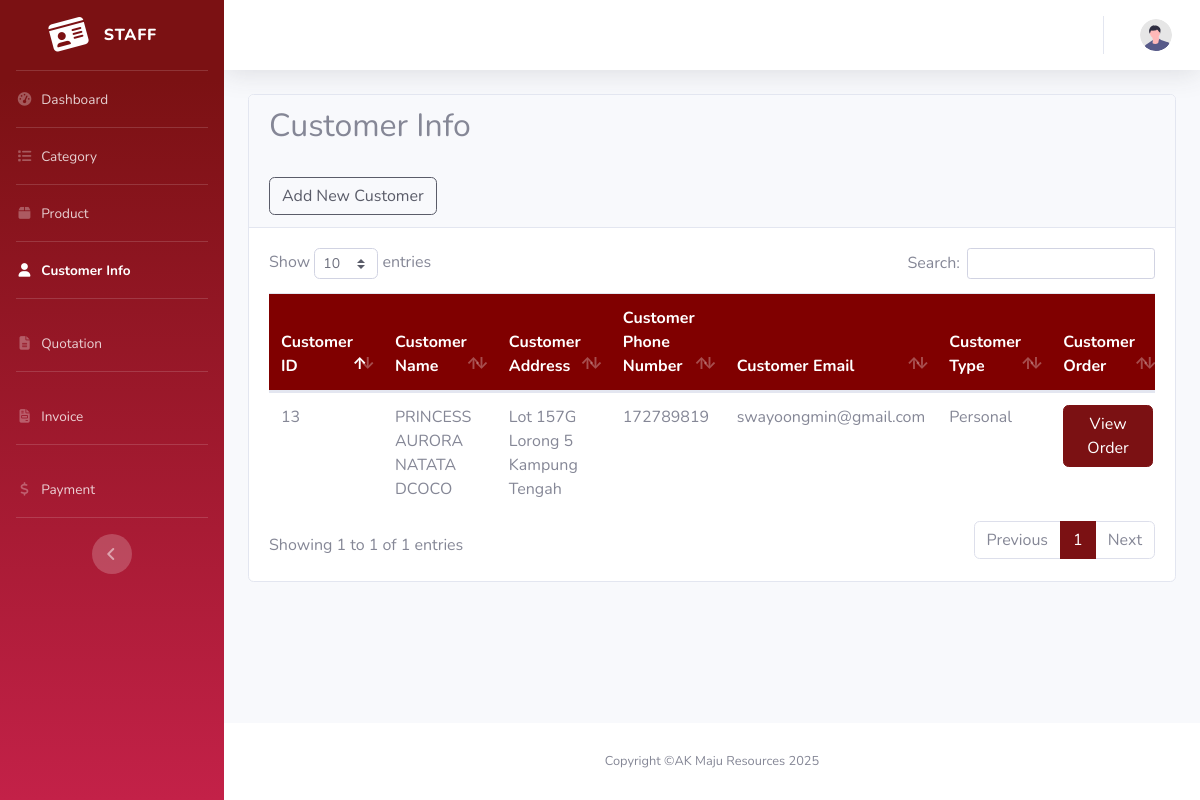
The app's page /Akmaju/staff/customer.php (signed in) with its own data.
### tables this page shows
CREATE TABLE `customers` (
  `customer_id` int(11) NOT NULL,
  `customer_phone` int(11) NOT NULL,
  `customer_type` varchar(255) NOT NULL,
  `customer_address` varchar(255) DEFAULT NULL,
  `customer_city` varchar(255) DEFAULT NULL,
  `customer_state_id` int(11) DEFAULT NULL,
  `customer_postcode` varchar(5) DEFAULT NULL,
  `customer_country` varchar(255) DEFAULT 'Malaysia',
  `customer_status` int(11) NOT NULL DEFAULT 1 COMMENT '1:Active, 0:Inactive',
  `customer_created_at` datetime NOT NULL DEFAULT current_timestamp(),
  `customer_updated_at` datetime NOT NULL DEFAULT current_timestamp() ON UPDATE current_timestamp(),
  `customer_name` varchar(50) NOT NULL,
  `customer_email` varchar(50) NOT NULL
);

### Akmaju/staff/customer.php (the view, shortened to what this page needs)
<?php
include 'layout/header.php';
$sql_customer = "SELECT * FROM `customers`";
$result_customer = $conn->query($sql_customer);
?>
<div class="container-fluid">
    <div class="row">
        <div class="col-12">
            <div class="card" id="customerInfo">
                <div class="card-header">
                    <h2>Customer Info</h2> <br>
                    <a class="btn btn-outline-dark" href="customer-add.php" role="button">
                        Add New Customer</a>
                </div>
                <div class="card-body">
                    <div class='table-responsive'>
                        <table class="table table-hover" id="dataTable">
                            <thead class="thead-warning" style="background-color: maroon; color: white;">
                                <tr>
                                    <th scope="col">Customer ID</th>
                                    <th scope="col">Customer Name</th>
                                    <th scope="col">Customer Address</th>
                                    <th scope="col">Customer Phone Number</th>
                                    <th scope="col">Customer Email</th>
                                    <th scope="col">Customer Type</th>
                                    <th scope="col">Customer Order</th>
                                </tr>
                            </thead>
                            <tbody>
                                <?php foreach ($result_customer as $customer) : ?>
                                    <tr>
                                        <td><?= $customer['customer_id'] ?></td>
                                        <td><?= $customer['customer_name'] ?></td>
                                        <td><?= $customer['customer_address'] ?></td>
                                        <td><?= $customer['customer_phone'] ?></td>
                                        <td><?= $customer['customer_email'] ?></td>
                                        <td><?= $customer['customer_type'] ?></td>
                                        <td>
                                            <a href="customer-quotation.php?customer_id=<?= $customer['customer_id'] ?>" class="btn btn-primary">View Order</a>
                                        </td>
                                    </tr>
                                <?php endforeach; ?>
                            </tbody>
                        </table>
                    </div>
                </div>
            </div>
        </div>
    </div>
</div>
<?php include 'layout/footer.php'; ?>

### records on screen
customers: customer_id "13", customer_name "PRINCESS AURORA NATATA DCOCO", customer_address "Lot 157G Lorong 5 Kampung Tengah", customer_phone "172789819", customer_email "swayoongmin@gmail.com", customer_type "Personal"
